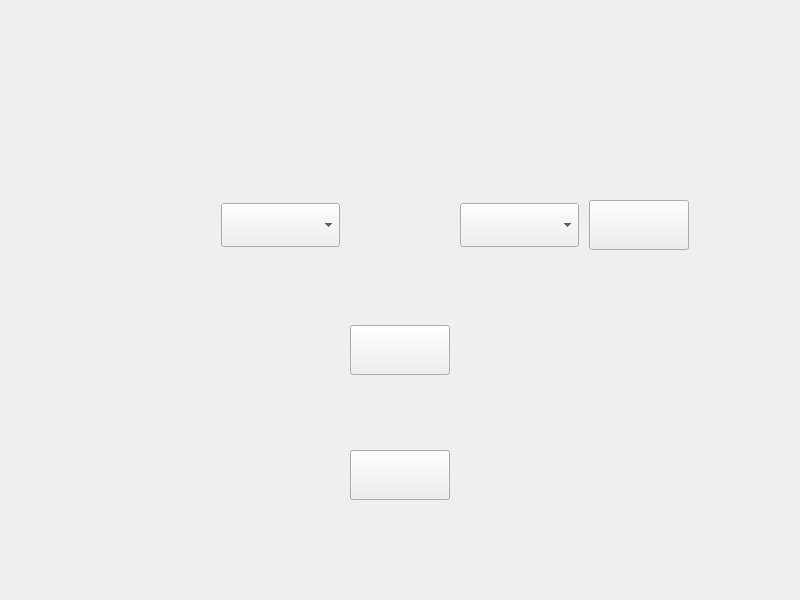
<?xml version="1.0" encoding="UTF-8"?>
<ui version="4.0">
 <class>managePage</class>
 <widget class="QWidget" name="managePage">
  <property name="geometry">
   <rect>
    <x>0</x>
    <y>0</y>
    <width>800</width>
    <height>600</height>
   </rect>
  </property>
  <property name="windowTitle">
   <string>Form</string>
  </property>
  <layout class="QVBoxLayout" name="verticalLayout">
   <property name="topMargin">
    <number>200</number>
   </property>
   <property name="bottomMargin">
    <number>100</number>
   </property>
   <item>
    <layout class="QHBoxLayout" name="horizontalLayout">
     <property name="spacing">
      <number>10</number>
     </property>
     <property name="leftMargin">
      <number>100</number>
     </property>
     <property name="rightMargin">
      <number>100</number>
     </property>
     <item>
      <widget class="QLabel" name="label">
       <property name="minimumSize">
        <size>
         <width>100</width>
         <height>40</height>
        </size>
       </property>
       <property name="text">
        <string/>
       </property>
      </widget>
     </item>
     <item>
      <widget class="QComboBox" name="cabinetComboBox">
       <property name="minimumSize">
        <size>
         <width>100</width>
         <height>40</height>
        </size>
       </property>
       <property name="font">
        <font>
         <pointsize>24</pointsize>
        </font>
       </property>
      </widget>
     </item>
     <item>
      <widget class="QLabel" name="label_2">
       <property name="minimumSize">
        <size>
         <width>100</width>
         <height>40</height>
        </size>
       </property>
       <property name="text">
        <string/>
       </property>
      </widget>
     </item>
     <item>
      <widget class="QComboBox" name="cellComboBox">
       <property name="minimumSize">
        <size>
         <width>100</width>
         <height>40</height>
        </size>
       </property>
       <property name="font">
        <font>
         <pointsize>24</pointsize>
        </font>
       </property>
      </widget>
     </item>
     <item>
      <widget class="QPushButton" name="openBtn">
       <property name="minimumSize">
        <size>
         <width>100</width>
         <height>50</height>
        </size>
       </property>
       <property name="text">
        <string/>
       </property>
      </widget>
     </item>
    </layout>
   </item>
   <item>
    <spacer name="verticalSpacer">
     <property name="orientation">
      <enum>Qt::Vertical</enum>
     </property>
     <property name="sizeHint" stdset="0">
      <size>
       <width>20</width>
       <height>57</height>
      </size>
     </property>
    </spacer>
   </item>
   <item>
    <layout class="QHBoxLayout" name="horizontalLayout_2">
     <item>
      <spacer name="horizontalSpacer">
       <property name="orientation">
        <enum>Qt::Horizontal</enum>
       </property>
       <property name="sizeHint" stdset="0">
        <size>
         <width>40</width>
         <height>20</height>
        </size>
       </property>
      </spacer>
     </item>
     <item>
      <widget class="QPushButton" name="notOpenBtn">
       <property name="minimumSize">
        <size>
         <width>100</width>
         <height>50</height>
        </size>
       </property>
       <property name="text">
        <string/>
       </property>
      </widget>
     </item>
     <item>
      <spacer name="horizontalSpacer_2">
       <property name="orientation">
        <enum>Qt::Horizontal</enum>
       </property>
       <property name="sizeHint" stdset="0">
        <size>
         <width>40</width>
         <height>20</height>
        </size>
       </property>
      </spacer>
     </item>
    </layout>
   </item>
   <item>
    <spacer name="verticalSpacer_2">
     <property name="orientation">
      <enum>Qt::Vertical</enum>
     </property>
     <property name="sizeHint" stdset="0">
      <size>
       <width>20</width>
       <height>57</height>
      </size>
     </property>
    </spacer>
   </item>
   <item>
    <layout class="QHBoxLayout" name="horizontalLayout_3">
     <item>
      <spacer name="horizontalSpacer_3">
       <property name="orientation">
        <enum>Qt::Horizontal</enum>
       </property>
       <property name="sizeHint" stdset="0">
        <size>
         <width>40</width>
         <height>20</height>
        </size>
       </property>
      </spacer>
     </item>
     <item>
      <widget class="QPushButton" name="quitBtn">
       <property name="minimumSize">
        <size>
         <width>100</width>
         <height>50</height>
        </size>
       </property>
       <property name="text">
        <string/>
       </property>
      </widget>
     </item>
     <item>
      <spacer name="horizontalSpacer_4">
       <property name="orientation">
        <enum>Qt::Horizontal</enum>
       </property>
       <property name="sizeHint" stdset="0">
        <size>
         <width>40</width>
         <height>20</height>
        </size>
       </property>
      </spacer>
     </item>
    </layout>
   </item>
  </layout>
 </widget>
 <resources/>
 <connections/>
</ui>
